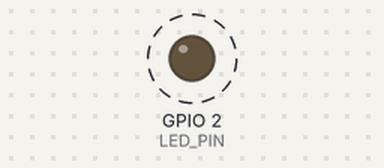
Bench run of a sketch on a simulated ESP32. Parts: output pins drawn as LEDs (lit = HIGH). Dashed ring = blinking. What the sketch prints to the serial monitor is not drawn.

Above: at 0.4 s.
Timing chart, 0 to 4.6 s (numbered marks = the images above):
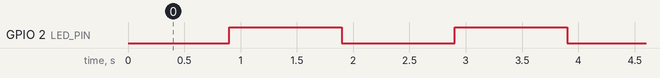

Measured:
- by itself, GPIO 2 (LED_PIN): alternates HIGH for 1.0 s and LOW for 1.0 s

The sketch:

sketch.ino
```cpp
/*
 * Stack Monitoring - Stack Monitoring
 *
 * Konsep: Memantau penggunaan stack
 *
 * Komponen:
 * - LED (D2)
 *
 * Pinout:
 * - LED -> GPIO 2
 */

#include <freertos/FreeRTOS.h>
#include <freertos/task.h>

const int LED_PIN = 2;

TaskHandle_t monitoredTaskHandle = NULL;

void setup() {
  Serial.begin(115200);
  pinMode(LED_PIN, OUTPUT);

  Serial.println("Stack Monitoring Demo Started");

  // Create task to monitor
  xTaskCreate(
    monitoredTask,
    "Monitored Task",
    4096,
    NULL,
    1,
    &monitoredTaskHandle
  );

  Serial.println("Monitored task created");

  // Create monitoring task
  xTaskCreate(
    monitorTask,
    "Monitor Task",
    2048,
    NULL,
    2,
    NULL
  );
}

void monitoredTask(void* parameter) {
  // Stack variables
  uint8_t stackBuffer[1000];
  static int counter = 0;

  while (1) {
    // Use stack
    for (int i = 0; i < 1000; i++) {
      stackBuffer[i] = i % 256;
    }

    counter++;
    if (counter % 10 == 0) {
      digitalWrite(LED_PIN, !digitalRead(LED_PIN));
    }

    vTaskDelay(100 / portTICK_PERIOD_MS);
  }
}

void monitorTask(void* parameter) {
  while (1) {
    // Check stack usage
    if (monitoredTaskHandle != NULL) {
      UBaseType_t highWaterMark = uxTaskGetStackHighWaterMark(monitoredTaskHandle);

      Serial.print("Monitored Task Stack High Water Mark: ");
      Serial.print(highWaterMark);
      Serial.print(" words (");
      Serial.print(highWaterMark * sizeof(StackType_t));
      Serial.println(" bytes)");

      // Check for stack overflow risk
      if (highWaterMark < 100) {
        Serial.println("WARNING: Stack low!");
      }
    }

    vTaskDelay(2000 / portTICK_PERIOD_MS);
  }
}

void loop() {
  vTaskDelay(1000 / portTICK_PERIOD_MS);
}
```
